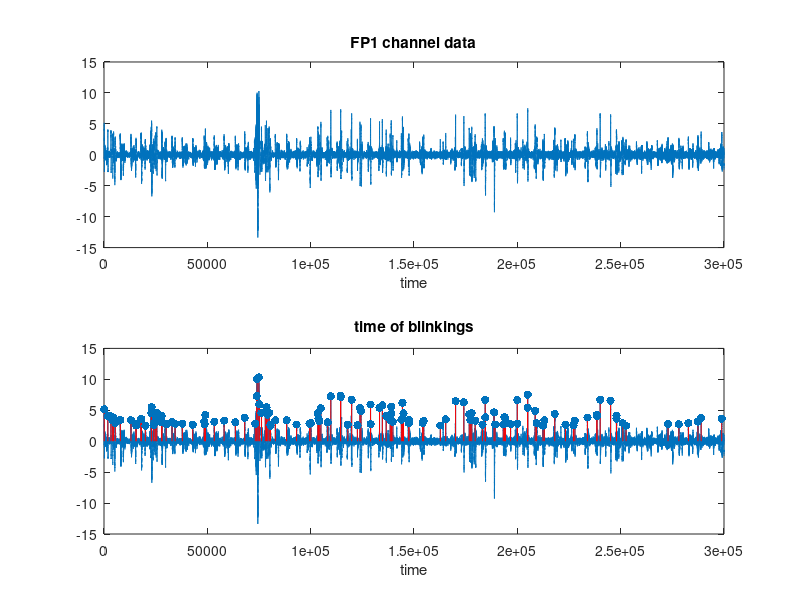

MATLAB code to generate this figure:
% Question.2.2
% count number of eye blinks in the given data

clc;
clear;
load('eye.mat');
eyeData = E; % change the variable name to a better one :)

% we want to analyze the data with a moving window with the length of
% 500 samples
% total length of our data is 300000 samples

windowLength = 500;
blinkNum = 0; % a variable to save number of blinks
blinkTime = []; % a vector to save times of blinkings
for i=1:(length(eyeData)/windowLength)
    [maximum, index] = max(eyeData((i-1)*windowLength+1:i*windowLength));
    if(maximum > 2.5) % condition of blinking is if the maximum data in a window is more than 2.5
        blinkNum = blinkNum + 1
        blinkTime = [blinkTime, index+(i-1)*500];
    end
end

subplot(2,1,1);
plot(eyeData);
title('FP1 channel data');
xlabel('time');
subplot(2,1,2);
plot(eyeData);
hold on;
line([blinkTime;blinkTime],[zeros(size(blinkTime));eyeData(blinkTime)],'Color','red');
scatter([blinkTime],[eyeData(blinkTime)],'filled');
title('time of blinkings');
xlabel('time');

